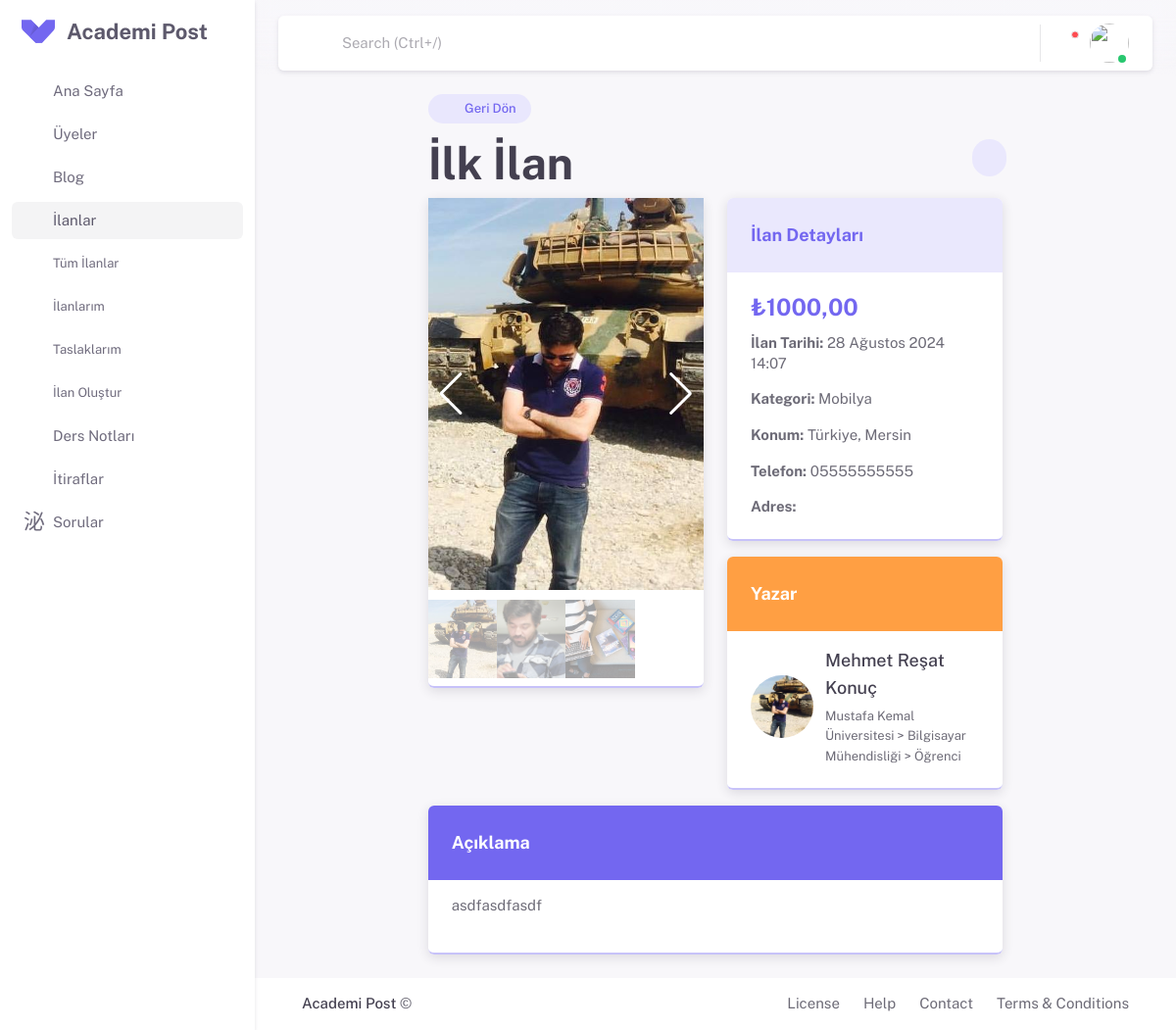
The app's page /marketplace/ilk-ilan/ with its own data.
### apps/settings/models.py (models this page shows, shortened)
class SiteSettingsModel(models.Model):
    siteName = models.CharField(max_length=50, verbose_name="Site Adı")
    siteDescription = models.TextField(verbose_name="Site Açıklaması")
    class Meta:
        verbose_name = "Site Ayarı"
        verbose_name_plural = "Site Ayarları"

### apps/marketplace/models.py (models this page shows, shortened)
class MarketPlaceModel(models.Model):
    user = models.ForeignKey(settings.AUTH_USER_MODEL,
                        on_delete=models.CASCADE)
    title = models.CharField(max_length=155)
    images = GenericRelation(MarketPlaceImagesModel)
    description = RichTextField()
    currency = models.ForeignKey(inputs.Currency, on_delete=models.SET_NULL, null=True, blank=True)
    price = models.DecimalField(max_digits=10, decimal_places=2)
    category = TreeForeignKey(Category, on_delete=models.CASCADE)
    country = models.ForeignKey(inputs.CountriesModel, on_delete=models.SET_NULL, null=True, blank=True)
    city = models.ForeignKey(inputs.City, on_delete=models.SET_NULL, null=True, blank=True)
    phone_number = models.CharField(max_length=15, null=True, blank=True)
    create_at = models.DateTimeField(auto_now_add=True)
    is_published = models.BooleanField(default=False)
    slug = models.SlugField(unique=True, max_length=160, blank=True, editable=False)

class MarketPlaceImagesModel(models.Model):
    user = models.ForeignKey(settings.AUTH_USER_MODEL, on_delete=models.CASCADE)
    content_type = models.ForeignKey(ContentType, on_delete=models.CASCADE)
    object_id = models.PositiveIntegerField()
    content_object = GenericForeignKey('content_type', 'object_id')
    image = models.ImageField(upload_to=upload_to)
    created_at = models.DateTimeField(auto_now_add=True)

class Category(MPTTModel):
    name = models.CharField(max_length=100, unique=True)
    parent = TreeForeignKey('self', on_delete=models.CASCADE, null=True, blank=True, related_name='children')
    class MPTTMeta:
        order_insertion_by = ['name']

### apps/inputs/models.py (models this page shows, shortened)
class Currency(models.Model):
    name = models.CharField(max_length=100)
    def __str__(self):
        return self.name

class CountriesModel(models.Model):
    Countries = models.CharField(max_length=255)
    def __str__(self):
        return self.Countries

class City(models.Model):
    name = models.CharField(max_length=100)
    country = models.ForeignKey(CountriesModel, on_delete=models.CASCADE)

class UniversitiesModel(models.Model):
    Countries = models.ForeignKey(CountriesModel, on_delete=models.CASCADE)
    Universities = models.CharField(max_length=255)
    def __str__(self):
        return self.Universities

class DepartmentsModel(models.Model):
    Universities = models.ManyToManyField(UniversitiesModel)
    Departments = models.CharField(max_length=255)
    def __str__(self):
        return self.Departments

class StatusModel(models.Model):
    Status = models.CharField(max_length=55)
    def __str__(self):
        return self.Status

### apps/profiles/models.py (models this page shows)
class ProfilePictureModel(models.Model):
    user = models.OneToOneField(settings.AUTH_USER_MODEL, on_delete=models.CASCADE)
    profile_photo = models.ImageField(
        upload_to='profile_photos', blank=True, null=True)

class EducationalInformationModel(models.Model):
    User = models.OneToOneField(settings.AUTH_USER_MODEL,
                             on_delete=models.CASCADE)
    Country = models.ForeignKey(inputs.CountriesModel,
                             on_delete=models.CASCADE)
    University = models.ForeignKey(inputs.UniversitiesModel,
                             on_delete=models.CASCADE)
    Department = models.ForeignKey(inputs.DepartmentsModel,
                             on_delete=models.CASCADE)
    Status = models.ForeignKey(inputs.StatusModel,
                             on_delete=models.CASCADE)

### apps/marketplace/views.py (the view)
# urls.py: path('<slug:slug>/', MarketPlaceDetailsView.as_view(), name='marketplace_details'),
class MarketPlaceDetailsView(View):
    model_marketplace = MarketPlaceModel
    template = 'marketplace/details.html'
    context = {
        }
    def get(self, request, slug):
        data = get_object_or_404(self.model_marketplace, slug=slug)
        self.context.update({
            'siteTitle':data.title,
            'data': data,
        })
        return render(request, self.template, self.context)

### apps/marketplace/templates/marketplace/details.html (shortened to what this page needs)
{% extends 'partials/base.html' %}
{% load static %}
{% block extra_css %}
<link rel="stylesheet" href="{% static 'assets/vendor/libs/swiper/swiper.css' %}" />
<link rel="stylesheet" href="{% static 'assets/vendor/css/pages/ui-carousel.css' %}" />
<link rel="stylesheet" href="{% static 'assets/fancybox/jquery.fancybox.min.css' %}">
{% endblock extra_css%}
{% block content %}
<div class="row justify-content-center">
   <div class="col-lg-8 mb-4">
      <button type="button" onclick="history.back()" class="btn btn-sm btn-label-primary rounded-pill waves-effect">
      <span class="ti-xs ti ti-chevron-left me-2"></span>Geri Dön
      </button>
   </div>
</div>
<div class="row justify-content-center">
   <div class="col-lg-8 d-flex justify-content-between">
      <h1 class="fw-bold mb-0 mt-0">{{ data.title }}</h1>
      <div class="dropdown">
         <button class="btn btn-text-primary rounded-pill border-1 p-2 me-n1 bg-label-primary" type="button" data-bs-toggle="dropdown" aria-haspopup="true" aria-expanded="false">
         <i class="ti ti-dots-vertical ti-sm"></i>
         </button>
      </div>
   </div>
</div>
<div class="row justify-content-center mt-3">
   <div class="col-lg-4">
      <div class="card card-border-shadow-primary">
         <div id="swiper-gallery">
            <div class="swiper gallery-top">
               <div class="swiper-wrapper">
                  {% for image in data.images.all %}
                  <div class="swiper-slide" style="background-image: url( {{image.image.url}} )">
                     <a href="{{ image.image.url }}" data-fancybox="gallery-{{ data.id }}" style="display: block; width: 100%; height: 100%;"></a>
                  </div>
                  {% endfor %}
               </div>
               <div class="swiper-button-next swiper-button-white"></div>
               <div class="swiper-button-prev swiper-button-white"></div>
            </div>
            <div class="swiper gallery-thumbs">
               <div class="swiper-wrapper">
                  {% for image in data.images.all %}
                  <div class="swiper-slide" style="background-image: url({{image.image.url}})">
                  </div>
                  {% endfor %}
               </div>
            </div>
         </div>
      </div>
   </div>
   <div class="col-lg-4">
      <div class="card card-border-shadow-primary mb-4">
         <div class="card-header bg-label-primary mb-4">
            <h5 class="text-primary mb-0 fw-bold">İlan Detayları</h5>
         </div>
         <div class="card-body">
            <h4 class="card-title fw-bold text-primary">{{ data.currency }}{{ data.price }}</h4>
            <p class="card-text"><strong>İlan Tarihi:</strong> {{ data.create_at }}</p>
            <p class="card-text"><strong>Kategori:</strong> {{ data.category.name }}</p>
            <p class="card-text"><strong>Konum:</strong> {{ data.country }}, {{ data.city.name }}</p>
            <p class="card-text"><strong>Telefon:</strong> {{ data.phone_number }}</p>
            <p class="card-text"><strong>Adres:</strong> {{ data.address }}</p>
         </div>
      </div>
      <div class="card card-border-shadow-primary">
         <div class="card-header bg-warning mb-4">
            <h5 class="text-white mb-0 fw-bold">Yazar</h5>
         </div>
         <div class="card-body d-flex align-items-center">
            <a href="{% url 'profile' data.user.username %}">
               <div class="avatar avatar-xl me-3">
                  {% if data.user.profilepicturemodel.profile_photo %}
                  <img src="{{ data.user.profilepicturemodel.profile_photo.url }}"
                     class="rounded-circle"
                     alt="Yazar Profil Fotoğrafı">
                  {% else %}
                  <img src="{% static 'assets/img/avatars/11.png' %}"
                     class="rounded-circle"
                     alt="Yazar Profil Fotoğrafı">
                  {% endif %}
               </div>
            </a>
            <a href="{% url 'profile' data.user.username %}">
               <div>
                  <h5 class="mb-1">{{ data.user.first_name }} {{ data.user.last_name }}</h5>
                  <small class="text-body">{{ data.user.educationalinformationmodel.University }} > {{ data.user.educationalinformationmodel.Department }} > {{ data.user.educationalinformationmodel.Status }}</small>
               </div>
            </a>
         </div>
      </div>
   </div>
</div>
<div class="row justify-content-center mt-4">
   <div class="col-lg-8">
      <div class="card card-border-shadow-primary">
         <div class="card-header bg-primary">
            <h5 class="text-white mb-0 fw-bold">Açıklama</h5>
         </div>
         <div class="card-body">
            <p class="card-text">{{ data.description | safe }}</p>
         </div>
      </div>
   </div>
</div>
{% endblock content %}

### templates/partials/sidebar.html (shortened to what this page needs)
<aside id="layout-menu" class="layout-menu menu-vertical menu bg-menu-theme">
    <div class="app-brand demo">
      <a href="{% url 'home' %}" class="app-brand-link">
        <span class="app-brand-logo demo">
        </span>
        <span class="app-brand-text demo menu-text fw-bold">{{siteSettings.siteName}}</span>
      </a>
      <a href="javascript:void(0);" class="layout-menu-toggle menu-link text-large ms-auto">
        <i class="ti menu-toggle-icon d-none d-xl-block align-middle"></i>
      </a>
    </div>
    {% with current_page=request.resolver_match.url_name %}
    <ul class="menu-inner py-1">
      <li class="menu-item {% if current_page == 'home' %} active{% endif %}">
        <a href="{% url 'home' %}" class="menu-link">
          <i class="menu-icon tf-icons ti ti-smart-home"></i>
          <div>Ana Sayfa</div>
        </a>
      </li>
      <li class="menu-item {% if current_page == 'members' %} active{% endif %}">
        <a href="{% url 'members' %}" class="menu-link">
          <i class="menu-icon tf-icons ti ti-user-search"></i>
          <div>Üyeler</div>
        </a>
      </li>
      <li class="menu-item {% if '/blogs/' in request.path %} active open{% endif %}">
        <a href="" class="menu-link menu-toggle">
          <i class="menu-icon tf-icons ti ti-blockquote"></i>
          <div>Blog</div>
        </a>
      </li>
      <li class="menu-item {% if '/marketplace/' in request.path %} active open{% endif %}">
        <a href="{% url 'marketplace' %}" class="menu-link menu-toggle">
          <i class="menu-icon tf-icons ti ti-building-store"></i>
          <div>İlanlar</div>
        </a>
        <ul class="menu-sub">
          <li class="menu-item {% if current_page == 'marketplace' %} active{% endif %}">
            <a href="{% url 'marketplace' %}" class="menu-link">
              <small>Tüm İlanlar</small>
            </a>
          </li>
          <li class="menu-item {% if current_page == 'my_marketplace' %} active{% endif %}">
            <a href="{% url 'my_marketplace' %}" class="menu-link">
              <small>İlanlarım</small>
            </a>
          </li>
          <li class="menu-item {% if current_page == 'my_draft_marketplace' %} active{% endif %}">
            <a href="{% url 'my_draft_marketplace' %}" class="menu-link">
              <small>Taslaklarım</small>
            </a>
          </li>
          <li class="menu-item {% if current_page == 'marketplace_add' or current_page == 'marketplace_edit' %} active{% endif %}">
            <a href="{% url 'marketplace_add' %}" class="menu-link">
              <small>İlan Oluştur</small>
            </a>
          </li>
        </ul>
      </li>
      <li class="menu-item {% if '/documents/' in request.path %} active open{% endif %}">
        <a href="" class="menu-link menu-toggle">
          <i class="menu-icon tf-icons ti ti-notebook"></i>
          <div>Ders Notları</div>
        </a>
      </li>
      <li class="menu-item {% if '/confessions/' in request.path %} active open{% endif %}">
        <a href="{% url 'confessions' %}" class="menu-link menu-toggle">
          <i class="menu-icon ti-icons ti ti-spy"></i>
          <div>İtiraflar</div>
        </a>
      </li>
      <li class="menu-item {% if '/questions/' in request.path %} active open{% endif %}">
        <a href="" class="menu-link menu-toggle">
          <i class="menu-icon ti-icons ti ti-message-2-question"></i>
          <div>Sorular</div>
        </a>
      </li>
    </ul>
    {% endwith %}
  </aside>

### templates/partials/footer.html
<footer class="content-footer footer bg-white">
    <div class="container-xxl">
    <div class="container-fluid d-flex flex-md-row flex-column justify-content-between align-items-md-center gap-1 container-p-x py-4">
      <div>
        <a href="https://demos.pixinvent.com/vuexy-html-admin-template/landing/" target="_blank" class="footer-text fw-medium">{{siteSettings.siteName}}</a>
        ©
      </div>
      <div class="d-flex flex-column flex-sm-row">
        <a href="https://themeforest.net/licenses/standard" class="footer-link me-6" target="_blank">License</a>
        <a href="javascript:void(0)" class="footer-link me-6">Help</a>
        <a href="javascript:void(0)" class="footer-link me-6">Contact</a>
        <a href="javascript:void(0)" class="footer-link">Terms &amp; Conditions</a>
      </div>
    </div>
  </div>
  </footer>

### records on screen
SiteSettingsModel: siteName "Academi Post"
MarketPlaceModel: title "İlk İlan", currency "₺", price "1000,00", create_at "28 Ağustos 2024 14:07", category.name "Mobilya", country "Türkiye", city.name "Mersin", phone_number "05555555555", user.profilepicturemodel.profile_photo (picture), user.first_name "Mehmet Reşat", user.last_name "Konuç", user.educationalinformationmodel.University "Mustafa Kemal Üniversitesi", user.educationalinformationmodel.Department "Bilgisayar Mühendisliği", user.educationalinformationmodel.Status "Öğrenci", description "asdfasdfasdf"
MarketPlaceImagesModel: image (picture)
MarketPlaceImagesModel: image (picture)
MarketPlaceImagesModel: image (picture)
